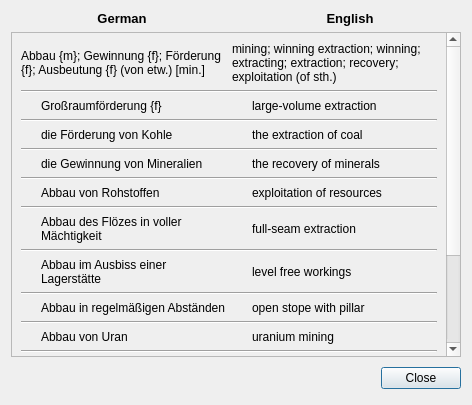
<?xml version="1.0" encoding="UTF-8"?>
<ui version="4.0">
 <class>DeDetailsUI</class>
 <widget class="QDialog" name="DeDetailsUI">
  <property name="geometry">
   <rect>
    <x>0</x>
    <y>0</y>
    <width>472</width>
    <height>405</height>
   </rect>
  </property>
  <property name="windowTitle">
   <string>Dialog</string>
  </property>
  <layout class="QVBoxLayout" name="verticalLayout">
   <item>
    <layout class="QHBoxLayout" name="horizontalLayout_13">
     <item>
      <widget class="QLabel" name="label">
       <property name="text">
        <string>&lt;html&gt;&lt;head/&gt;&lt;body&gt;&lt;p align=&quot;center&quot;&gt;&lt;span style=&quot; font-size:10pt; font-weight:600;&quot;&gt;German&lt;/span&gt;&lt;/p&gt;&lt;/body&gt;&lt;/html&gt;</string>
       </property>
      </widget>
     </item>
     <item>
      <widget class="QLabel" name="label_2">
       <property name="text">
        <string>&lt;html&gt;&lt;head/&gt;&lt;body&gt;&lt;p align=&quot;center&quot;&gt;&lt;span style=&quot; font-size:10pt; font-weight:600;&quot;&gt;English&lt;/span&gt;&lt;/p&gt;&lt;/body&gt;&lt;/html&gt;</string>
       </property>
      </widget>
     </item>
    </layout>
   </item>
   <item>
    <widget class="QScrollArea" name="scrollArea">
     <property name="widgetResizable">
      <bool>true</bool>
     </property>
     <widget class="QWidget" name="scrollAreaWidgetContents">
      <property name="geometry">
       <rect>
        <x>0</x>
        <y>0</y>
        <width>434</width>
        <height>444</height>
       </rect>
      </property>
      <layout class="QVBoxLayout" name="verticalLayout_2">
       <item>
        <layout class="QHBoxLayout" name="horizontalLayout">
         <item>
          <widget class="QLabel" name="label_3">
           <property name="text">
            <string>Abbau {m}; Gewinnung {f}; Förderung {f}; Ausbeutung {f} (von etw.) [min.]</string>
           </property>
           <property name="wordWrap">
            <bool>true</bool>
           </property>
           <property name="textInteractionFlags">
            <set>Qt::LinksAccessibleByMouse|Qt::TextSelectableByMouse</set>
           </property>
          </widget>
         </item>
         <item>
          <widget class="QLabel" name="label_15">
           <property name="text">
            <string>mining; winning extraction; winning; extracting; extraction; recovery; exploitation (of sth.)</string>
           </property>
           <property name="wordWrap">
            <bool>true</bool>
           </property>
           <property name="textInteractionFlags">
            <set>Qt::LinksAccessibleByMouse|Qt::TextSelectableByMouse</set>
           </property>
          </widget>
         </item>
        </layout>
       </item>
       <item>
        <widget class="Line" name="line">
         <property name="orientation">
          <enum>Qt::Horizontal</enum>
         </property>
        </widget>
       </item>
       <item>
        <layout class="QHBoxLayout" name="horizontalLayout_2">
         <item>
          <widget class="QLabel" name="label_16">
           <property name="text">
            <string>Großraumförderung {f}</string>
           </property>
           <property name="wordWrap">
            <bool>true</bool>
           </property>
           <property name="indent">
            <number>20</number>
           </property>
           <property name="textInteractionFlags">
            <set>Qt::LinksAccessibleByMouse|Qt::TextSelectableByMouse</set>
           </property>
          </widget>
         </item>
         <item>
          <widget class="QLabel" name="label_17">
           <property name="text">
            <string>large-volume extraction</string>
           </property>
           <property name="wordWrap">
            <bool>true</bool>
           </property>
           <property name="indent">
            <number>20</number>
           </property>
           <property name="textInteractionFlags">
            <set>Qt::LinksAccessibleByMouse|Qt::TextSelectableByMouse</set>
           </property>
          </widget>
         </item>
        </layout>
       </item>
       <item>
        <widget class="Line" name="line_2">
         <property name="orientation">
          <enum>Qt::Horizontal</enum>
         </property>
        </widget>
       </item>
       <item>
        <layout class="QHBoxLayout" name="horizontalLayout_3">
         <item>
          <widget class="QLabel" name="label_4">
           <property name="text">
            <string>die Förderung von Kohle</string>
           </property>
           <property name="wordWrap">
            <bool>true</bool>
           </property>
           <property name="indent">
            <number>20</number>
           </property>
           <property name="textInteractionFlags">
            <set>Qt::LinksAccessibleByMouse|Qt::TextSelectableByMouse</set>
           </property>
          </widget>
         </item>
         <item>
          <widget class="QLabel" name="label_18">
           <property name="text">
            <string>the extraction of coal</string>
           </property>
           <property name="wordWrap">
            <bool>true</bool>
           </property>
           <property name="indent">
            <number>20</number>
           </property>
           <property name="textInteractionFlags">
            <set>Qt::LinksAccessibleByMouse|Qt::TextSelectableByMouse</set>
           </property>
          </widget>
         </item>
        </layout>
       </item>
       <item>
        <widget class="Line" name="line_3">
         <property name="orientation">
          <enum>Qt::Horizontal</enum>
         </property>
        </widget>
       </item>
       <item>
        <layout class="QHBoxLayout" name="horizontalLayout_4">
         <item>
          <widget class="QLabel" name="label_5">
           <property name="text">
            <string>die Gewinnung von Mineralien</string>
           </property>
           <property name="wordWrap">
            <bool>true</bool>
           </property>
           <property name="indent">
            <number>20</number>
           </property>
           <property name="textInteractionFlags">
            <set>Qt::LinksAccessibleByMouse|Qt::TextSelectableByMouse</set>
           </property>
          </widget>
         </item>
         <item>
          <widget class="QLabel" name="label_19">
           <property name="text">
            <string>the recovery of minerals</string>
           </property>
           <property name="wordWrap">
            <bool>true</bool>
           </property>
           <property name="indent">
            <number>20</number>
           </property>
           <property name="textInteractionFlags">
            <set>Qt::LinksAccessibleByMouse|Qt::TextSelectableByMouse</set>
           </property>
          </widget>
         </item>
        </layout>
       </item>
       <item>
        <widget class="Line" name="line_4">
         <property name="orientation">
          <enum>Qt::Horizontal</enum>
         </property>
        </widget>
       </item>
       <item>
        <layout class="QHBoxLayout" name="horizontalLayout_5">
         <item>
          <widget class="QLabel" name="label_6">
           <property name="text">
            <string>Abbau von Rohstoffen</string>
           </property>
           <property name="wordWrap">
            <bool>true</bool>
           </property>
           <property name="indent">
            <number>20</number>
           </property>
           <property name="textInteractionFlags">
            <set>Qt::LinksAccessibleByMouse|Qt::TextSelectableByMouse</set>
           </property>
          </widget>
         </item>
         <item>
          <widget class="QLabel" name="label_20">
           <property name="text">
            <string>exploitation of resources</string>
           </property>
           <property name="wordWrap">
            <bool>true</bool>
           </property>
           <property name="indent">
            <number>20</number>
           </property>
           <property name="textInteractionFlags">
            <set>Qt::LinksAccessibleByMouse|Qt::TextSelectableByMouse</set>
           </property>
          </widget>
         </item>
        </layout>
       </item>
       <item>
        <widget class="Line" name="line_5">
         <property name="orientation">
          <enum>Qt::Horizontal</enum>
         </property>
        </widget>
       </item>
       <item>
        <layout class="QHBoxLayout" name="horizontalLayout_6">
         <item>
          <widget class="QLabel" name="label_7">
           <property name="text">
            <string>Abbau des Flözes in voller Mächtigkeit</string>
           </property>
           <property name="wordWrap">
            <bool>true</bool>
           </property>
           <property name="indent">
            <number>20</number>
           </property>
           <property name="textInteractionFlags">
            <set>Qt::LinksAccessibleByMouse|Qt::TextSelectableByMouse</set>
           </property>
          </widget>
         </item>
         <item>
          <widget class="QLabel" name="label_21">
           <property name="text">
            <string>full-seam extraction</string>
           </property>
           <property name="wordWrap">
            <bool>true</bool>
           </property>
           <property name="indent">
            <number>20</number>
           </property>
           <property name="textInteractionFlags">
            <set>Qt::LinksAccessibleByMouse|Qt::TextSelectableByMouse</set>
           </property>
          </widget>
         </item>
        </layout>
       </item>
       <item>
        <widget class="Line" name="line_6">
         <property name="orientation">
          <enum>Qt::Horizontal</enum>
         </property>
        </widget>
       </item>
       <item>
        <layout class="QHBoxLayout" name="horizontalLayout_7">
         <item>
          <widget class="QLabel" name="label_9">
           <property name="text">
            <string>Abbau im Ausbiss einer Lagerstätte</string>
           </property>
           <property name="wordWrap">
            <bool>true</bool>
           </property>
           <property name="indent">
            <number>20</number>
           </property>
           <property name="textInteractionFlags">
            <set>Qt::LinksAccessibleByMouse|Qt::TextSelectableByMouse</set>
           </property>
          </widget>
         </item>
         <item>
          <widget class="QLabel" name="label_22">
           <property name="text">
            <string>level free workings</string>
           </property>
           <property name="wordWrap">
            <bool>true</bool>
           </property>
           <property name="indent">
            <number>20</number>
           </property>
           <property name="textInteractionFlags">
            <set>Qt::LinksAccessibleByMouse|Qt::TextSelectableByMouse</set>
           </property>
          </widget>
         </item>
        </layout>
       </item>
       <item>
        <widget class="Line" name="line_7">
         <property name="orientation">
          <enum>Qt::Horizontal</enum>
         </property>
        </widget>
       </item>
       <item>
        <layout class="QHBoxLayout" name="horizontalLayout_8">
         <item>
          <widget class="QLabel" name="label_10">
           <property name="text">
            <string>Abbau in regelmäßigen Abständen</string>
           </property>
           <property name="wordWrap">
            <bool>true</bool>
           </property>
           <property name="indent">
            <number>20</number>
           </property>
           <property name="textInteractionFlags">
            <set>Qt::LinksAccessibleByMouse|Qt::TextSelectableByMouse</set>
           </property>
          </widget>
         </item>
         <item>
          <widget class="QLabel" name="label_23">
           <property name="text">
            <string>open stope with pillar</string>
           </property>
           <property name="wordWrap">
            <bool>true</bool>
           </property>
           <property name="indent">
            <number>20</number>
           </property>
           <property name="textInteractionFlags">
            <set>Qt::LinksAccessibleByMouse|Qt::TextSelectableByMouse</set>
           </property>
          </widget>
         </item>
        </layout>
       </item>
       <item>
        <widget class="Line" name="line_8">
         <property name="orientation">
          <enum>Qt::Horizontal</enum>
         </property>
        </widget>
       </item>
       <item>
        <layout class="QHBoxLayout" name="horizontalLayout_9">
         <item>
          <widget class="QLabel" name="label_11">
           <property name="text">
            <string>Abbau von Uran</string>
           </property>
           <property name="wordWrap">
            <bool>true</bool>
           </property>
           <property name="indent">
            <number>20</number>
           </property>
           <property name="textInteractionFlags">
            <set>Qt::LinksAccessibleByMouse|Qt::TextSelectableByMouse</set>
           </property>
          </widget>
         </item>
         <item>
          <widget class="QLabel" name="label_24">
           <property name="text">
            <string>uranium mining</string>
           </property>
           <property name="wordWrap">
            <bool>true</bool>
           </property>
           <property name="indent">
            <number>20</number>
           </property>
           <property name="textInteractionFlags">
            <set>Qt::LinksAccessibleByMouse|Qt::TextSelectableByMouse</set>
           </property>
          </widget>
         </item>
        </layout>
       </item>
       <item>
        <widget class="Line" name="line_9">
         <property name="orientation">
          <enum>Qt::Horizontal</enum>
         </property>
        </widget>
       </item>
       <item>
        <layout class="QHBoxLayout" name="horizontalLayout_10">
         <item>
          <widget class="QLabel" name="label_12">
           <property name="text">
            <string>Abbau mit Bergversatz</string>
           </property>
           <property name="wordWrap">
            <bool>true</bool>
           </property>
           <property name="indent">
            <number>20</number>
           </property>
           <property name="textInteractionFlags">
            <set>Qt::LinksAccessibleByMouse|Qt::TextSelectableByMouse</set>
           </property>
          </widget>
         </item>
         <item>
          <widget class="QLabel" name="label_25">
           <property name="text">
            <string>mining with filling</string>
           </property>
           <property name="wordWrap">
            <bool>true</bool>
           </property>
           <property name="indent">
            <number>20</number>
           </property>
           <property name="textInteractionFlags">
            <set>Qt::LinksAccessibleByMouse|Qt::TextSelectableByMouse</set>
           </property>
          </widget>
         </item>
        </layout>
       </item>
       <item>
        <widget class="Line" name="line_10">
         <property name="orientation">
          <enum>Qt::Horizontal</enum>
         </property>
        </widget>
       </item>
       <item>
        <layout class="QHBoxLayout" name="horizontalLayout_11">
         <item>
          <widget class="QLabel" name="label_13">
           <property name="text">
            <string>Abbau mit Druckwasser</string>
           </property>
           <property name="wordWrap">
            <bool>true</bool>
           </property>
           <property name="indent">
            <number>20</number>
           </property>
           <property name="textInteractionFlags">
            <set>Qt::LinksAccessibleByMouse|Qt::TextSelectableByMouse</set>
           </property>
          </widget>
         </item>
         <item>
          <widget class="QLabel" name="label_26">
           <property name="text">
            <string>hydraulic mining</string>
           </property>
           <property name="wordWrap">
            <bool>true</bool>
           </property>
           <property name="indent">
            <number>20</number>
           </property>
           <property name="textInteractionFlags">
            <set>Qt::LinksAccessibleByMouse|Qt::TextSelectableByMouse</set>
           </property>
          </widget>
         </item>
        </layout>
       </item>
       <item>
        <widget class="Line" name="line_11">
         <property name="orientation">
          <enum>Qt::Horizontal</enum>
         </property>
        </widget>
       </item>
       <item>
        <layout class="QHBoxLayout" name="horizontalLayout_12">
         <item>
          <widget class="QLabel" name="label_14">
           <property name="text">
            <string>Abbau mit Schappe</string>
           </property>
           <property name="wordWrap">
            <bool>true</bool>
           </property>
           <property name="indent">
            <number>20</number>
           </property>
           <property name="textInteractionFlags">
            <set>Qt::LinksAccessibleByMouse|Qt::TextSelectableByMouse</set>
           </property>
          </widget>
         </item>
         <item>
          <widget class="QLabel" name="label_27">
           <property name="text">
            <string>auger mining</string>
           </property>
           <property name="wordWrap">
            <bool>true</bool>
           </property>
           <property name="indent">
            <number>20</number>
           </property>
           <property name="textInteractionFlags">
            <set>Qt::LinksAccessibleByMouse|Qt::TextSelectableByMouse</set>
           </property>
          </widget>
         </item>
        </layout>
       </item>
       <item>
        <widget class="Line" name="line_12">
         <property name="orientation">
          <enum>Qt::Horizontal</enum>
         </property>
        </widget>
       </item>
       <item>
        <spacer name="verticalSpacer">
         <property name="orientation">
          <enum>Qt::Vertical</enum>
         </property>
         <property name="sizeHint" stdset="0">
          <size>
           <width>20</width>
           <height>40</height>
          </size>
         </property>
        </spacer>
       </item>
      </layout>
     </widget>
    </widget>
   </item>
   <item>
    <layout class="QHBoxLayout">
     <property name="spacing">
      <number>6</number>
     </property>
     <property name="margin">
      <number>0</number>
     </property>
     <item>
      <spacer>
       <property name="orientation">
        <enum>Qt::Horizontal</enum>
       </property>
       <property name="sizeHint" stdset="0">
        <size>
         <width>131</width>
         <height>31</height>
        </size>
       </property>
      </spacer>
     </item>
     <item>
      <widget class="QPushButton" name="okButton">
       <property name="text">
        <string>Close</string>
       </property>
      </widget>
     </item>
    </layout>
   </item>
  </layout>
 </widget>
 <resources/>
 <connections>
  <connection>
   <sender>okButton</sender>
   <signal>clicked()</signal>
   <receiver>DeDetailsUI</receiver>
   <slot>accept()</slot>
   <hints>
    <hint type="sourcelabel">
     <x>278</x>
     <y>253</y>
    </hint>
    <hint type="destinationlabel">
     <x>96</x>
     <y>254</y>
    </hint>
   </hints>
  </connection>
 </connections>
</ui>
